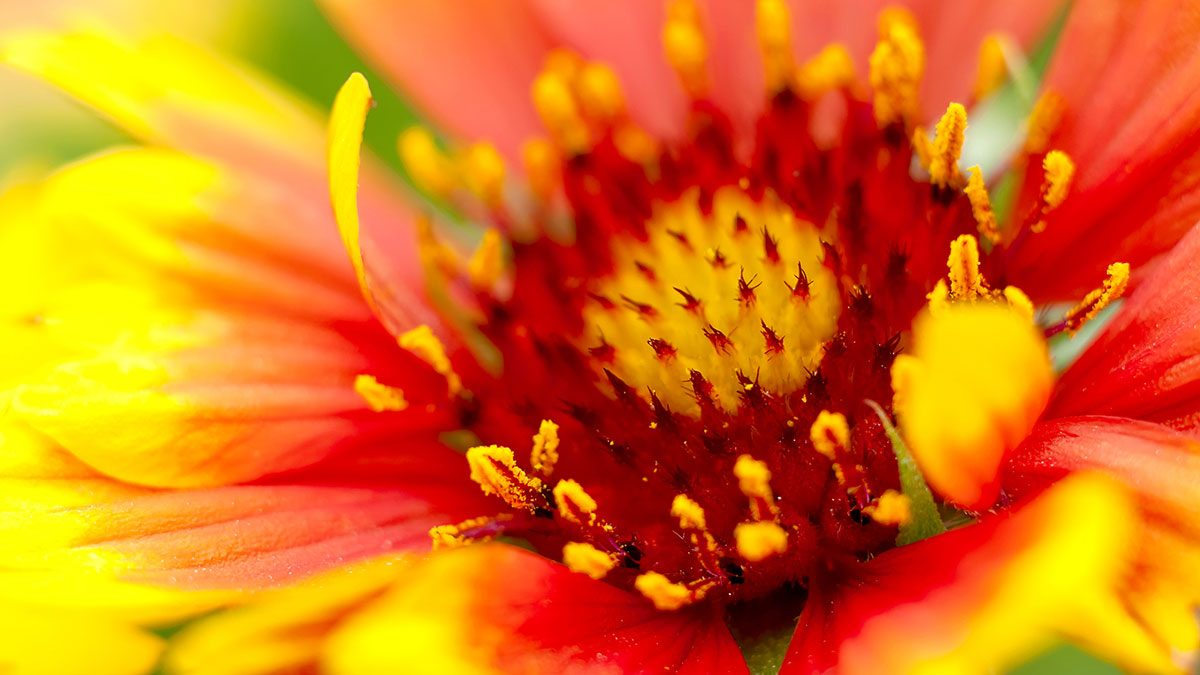
#> input picture sample_image.jpg, 1200 x 675 px
$ python bw_convert.py sample_image.jpg
#> lines starting #> are read from the running program, lines starting #| are printed output that depends on the picture
#This allows you to convert a Coloured Image into a B&W Image within its directory.
#Coded and Developed by- Priyanshu Mishra

import sys
from PIL import Image
from PIL.ExifTags import TAGS

image_file = sys.argv[1]
image_name = image_file.split(".")[0]

try:
    image = Image.open(image_file)
#> image is the input picture: PIL image 1200x675 RGB; mean R, G, B 219.3, 116.7, 23
except IOError:
    print("Error in loading image!!")
    sys.exit(1)

bw_image = image.convert('L')
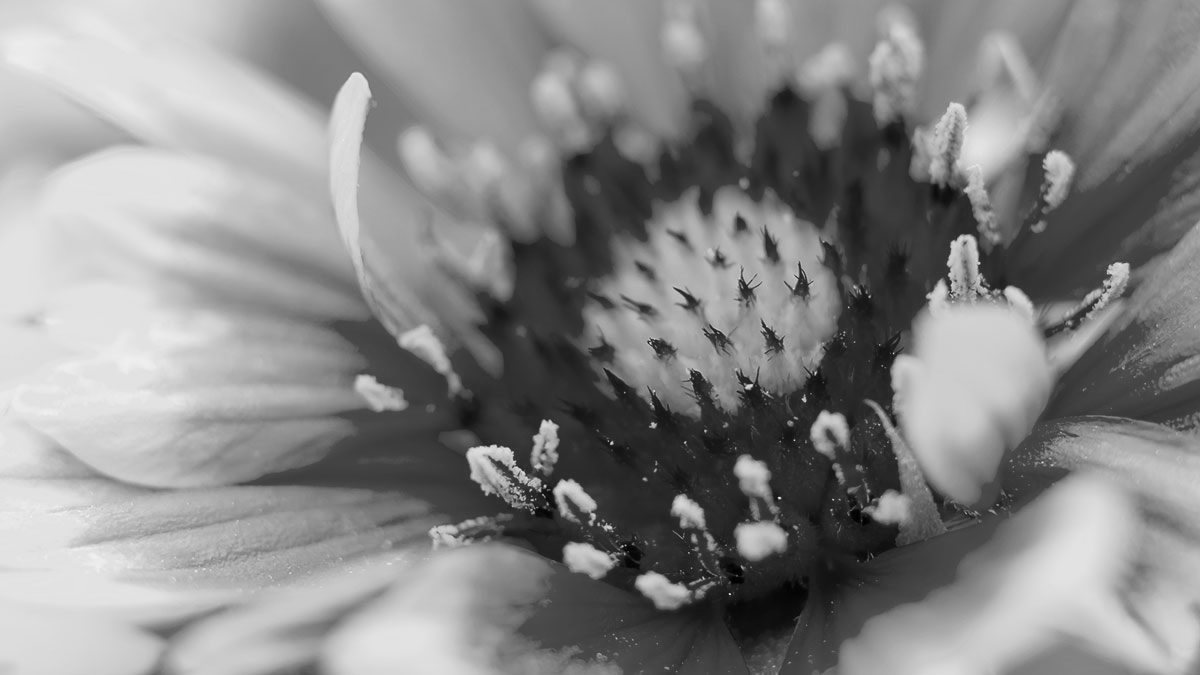
#> bw_image: PIL image 1200x675 L; min 0, max 240, mean 136.7
bw_image.save("bw_"+image_name+".png")
